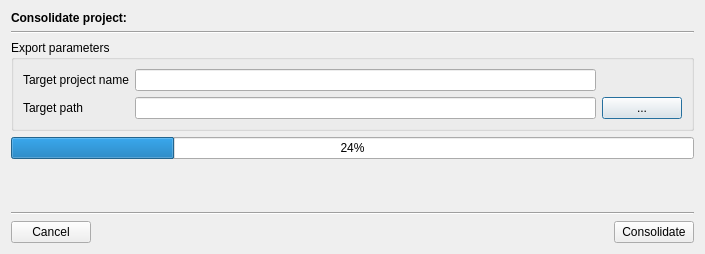
<?xml version="1.0" encoding="UTF-8"?>
<ui version="4.0">
 <class>ConsolidateDialog</class>
 <widget class="QDialog" name="ConsolidateDialog">
  <property name="geometry">
   <rect>
    <x>0</x>
    <y>0</y>
    <width>705</width>
    <height>254</height>
   </rect>
  </property>
  <property name="windowTitle">
   <string>Dialog</string>
  </property>
  <layout class="QVBoxLayout" name="verticalLayout">
   <item>
    <widget class="QLabel" name="infoLabel">
     <property name="text">
      <string>&lt;html&gt;&lt;head/&gt;&lt;body&gt;&lt;p&gt;&lt;span style=&quot; font-weight:600;&quot;&gt;Consolidate project:&lt;/span&gt;&lt;/p&gt;&lt;/body&gt;&lt;/html&gt;</string>
     </property>
    </widget>
   </item>
   <item>
    <widget class="Line" name="line_2">
     <property name="orientation">
      <enum>Qt::Horizontal</enum>
     </property>
    </widget>
   </item>
   <item>
    <widget class="QGroupBox" name="exportParaGroup">
     <property name="title">
      <string>Export parameters</string>
     </property>
     <layout class="QGridLayout" name="gridLayout">
      <item row="0" column="0">
       <widget class="QLabel" name="targetProjectNameLab">
        <property name="text">
         <string>Target project name</string>
        </property>
       </widget>
      </item>
      <item row="0" column="1">
       <widget class="QLineEdit" name="targetProjectNameEdit"/>
      </item>
      <item row="1" column="0">
       <widget class="QLabel" name="targetPathLabel">
        <property name="text">
         <string>Target path</string>
        </property>
       </widget>
      </item>
      <item row="1" column="1">
       <widget class="QLineEdit" name="targetPathEdit"/>
      </item>
      <item row="1" column="2">
       <widget class="QPushButton" name="targetDirButton">
        <property name="text">
         <string>...</string>
        </property>
       </widget>
      </item>
     </layout>
    </widget>
   </item>
   <item>
    <widget class="QProgressBar" name="progressBar">
     <property name="value">
      <number>24</number>
     </property>
    </widget>
   </item>
   <item>
    <spacer name="verticalSpacer">
     <property name="orientation">
      <enum>Qt::Vertical</enum>
     </property>
     <property name="sizeHint" stdset="0">
      <size>
       <width>20</width>
       <height>40</height>
      </size>
     </property>
    </spacer>
   </item>
   <item>
    <widget class="Line" name="line">
     <property name="orientation">
      <enum>Qt::Horizontal</enum>
     </property>
    </widget>
   </item>
   <item>
    <layout class="QHBoxLayout" name="horizontalLayout">
     <item>
      <widget class="QPushButton" name="cancelButton">
       <property name="text">
        <string>Cancel</string>
       </property>
      </widget>
     </item>
     <item>
      <spacer name="horizontalSpacer">
       <property name="orientation">
        <enum>Qt::Horizontal</enum>
       </property>
       <property name="sizeHint" stdset="0">
        <size>
         <width>40</width>
         <height>20</height>
        </size>
       </property>
      </spacer>
     </item>
     <item>
      <widget class="QPushButton" name="okButton">
       <property name="text">
        <string>Consolidate</string>
       </property>
      </widget>
     </item>
    </layout>
   </item>
  </layout>
 </widget>
 <resources/>
 <connections/>
</ui>
